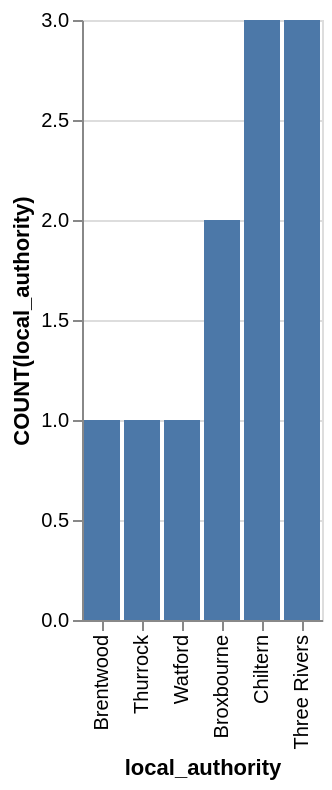

The specification (Vega-Lite) saved for this image:
### Vega-Lite specification from a JSON file in a GitHub repository (floating-point values rounded to 4 significant figures)
{"data": {"values": [{"x_data": "Brentwood", "y_data": 1}, {"x_data": "Thurrock", "y_data": 1}, {"x_data": "Watford", "y_data": 1}, {"x_data": "Broxbourne", "y_data": 2}, {"x_data": "Chiltern", "y_data": 3}, {"x_data": "Three Rivers", "y_data": 3}]}, "mark": "bar", "encoding": {"x": {"field": "x_data", "type": "nominal", "title": "local_authority", "sort": {"op": "sum", "field": "y_data", "order": "ascending"}}, "y": {"field": "y_data", "type": "quantitative", "title": "COUNT(local_authority)"}}}
